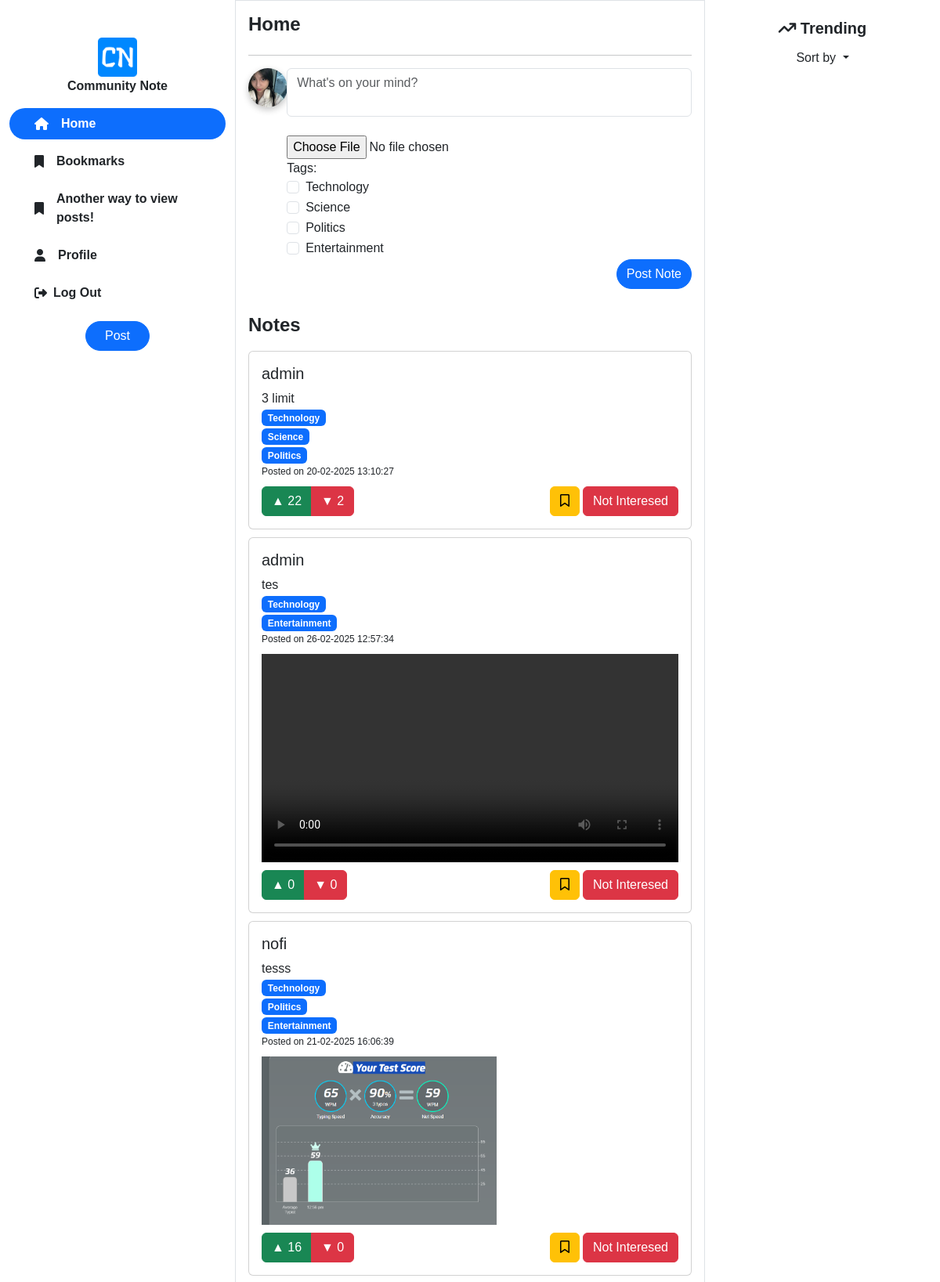
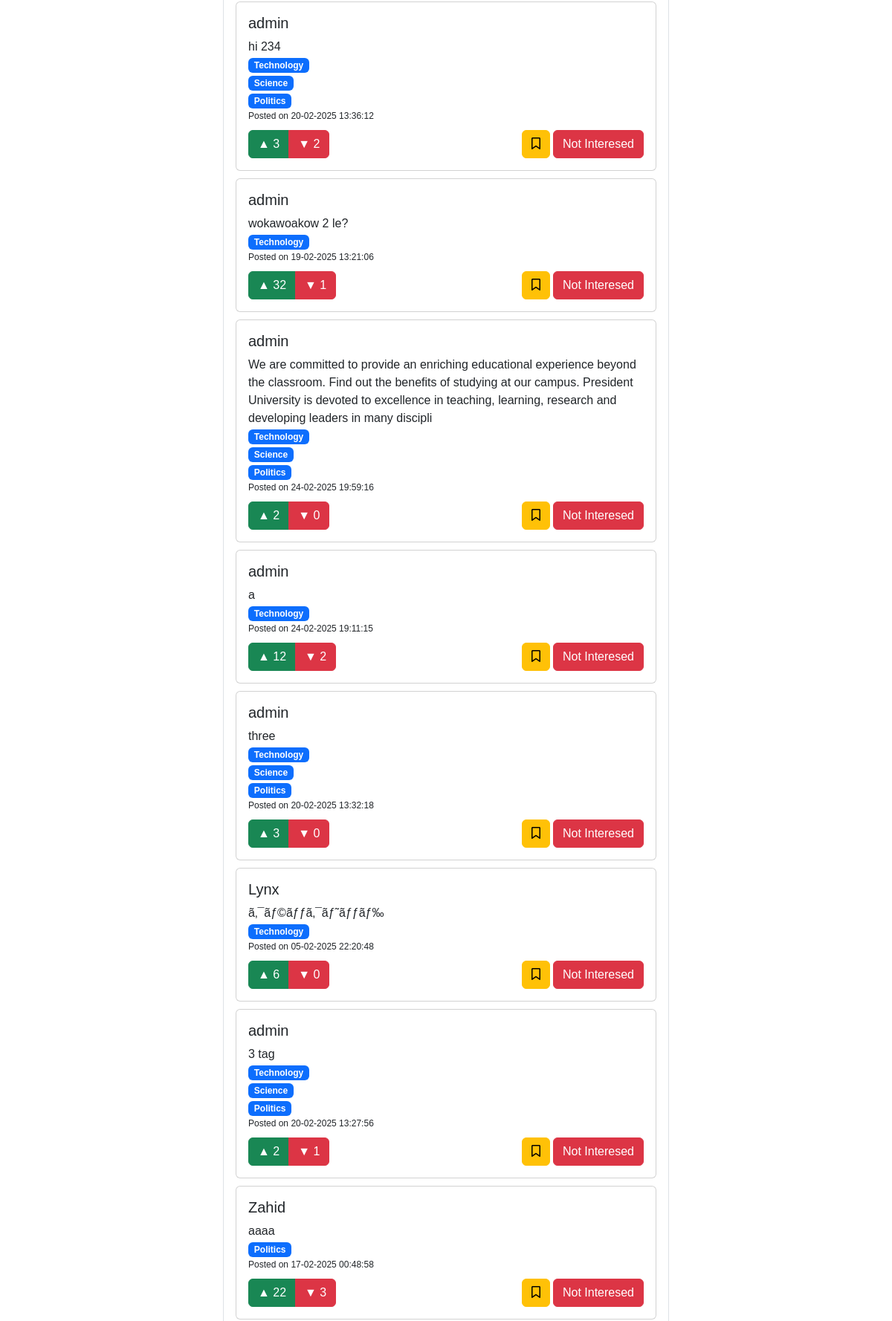
The app's page /cobatag.php (signed in, upper part) with its own data (2 pictures, top to bottom).
### tables this page shows
CREATE TABLE `accounts` (
  `acc_usn` varchar(30) NOT NULL,
  `acc_pic` varchar(250) DEFAULT NULL,
  `acc_pass` varchar(256) NOT NULL,
  `acc_desc` varchar(250) NOT NULL
);

CREATE TABLE `post_type` (
  `type_main_id` int(11) NOT NULL,
  `assign_type_id` int(4) DEFAULT NULL,
  `post_id` int(4) DEFAULT NULL,
  `assign_type_id2` int(4) DEFAULT 0,
  `assign_type_id3` int(4) DEFAULT NULL
);

CREATE TABLE `comnote` (
  `nt_num` int(4) NOT NULL,
  `nt_name` varchar(10) NOT NULL,
  `nt_text` varchar(255) NOT NULL,
  `nt_time` timestamp NOT NULL DEFAULT current_timestamp() ON UPDATE current_timestamp(),
  `nt_timepost` varchar(40) NOT NULL,
  `nt_rating_up` int(12) NOT NULL,
  `nt_rating_down` int(12) NOT NULL,
  `nt_filename` varchar(255) DEFAULT NULL,
  `nt_filepath` varchar(255) DEFAULT NULL,
  `is_bookmarked` tinyint(1) DEFAULT 0
);

### cndataconnect.php (called while the page is built, shortened)
<?php
    $servername = "sql309.infinityfree.com";
    $username = "if0_38160015";
    $password = "winata14072006";
    $dbname = "if0_38160015_test1";
    try {
        $pdo = new PDO("mysql:host=$servername;dbname=$dbname;charset=utf8", $username, $password);
        $pdo->setAttribute(PDO::ATTR_ERRMODE, PDO::ERRMODE_EXCEPTION);
        $pdo->setAttribute(PDO::ATTR_DEFAULT_FETCH_MODE, PDO::FETCH_ASSOC);
    } catch (PDOException $e) {
        die("Koneksi gagal: " . $e->getMessage());
    }
    $current_user_id = $_SESSION['username'];
    if($_COOKIE['firsttime'] == 1){
        $sql = "SELECT DISTINCT c.*, p.*
                FROM comnote c
                LEFT JOIN post_type p
                    ON p.post_id = c.nt_num
                LEFT JOIN user_interactions ui
                    ON p.assign_type_id = ui.interact_type AND ui.interact_usn = :current_user_id
                WHERE (ui.interactions IS NULL OR ui.interactions > 0)
                AND c.nt_num NOT IN (
                SELECT pref_text_id FROM user_preferences WHERE pref_name = :current_user_id )
                ORDER BY ui.interactions DESC, RAND();";
        $stmt = $pdo->prepare($sql);
        $stmt->bindParam(':current_user_id', $current_user_id, PDO::PARAM_STR);
        $stmt->execute();
        $users = $stmt->fetchAll();
    }
?>

### cobatag.php (the view, shortened to what this page needs)
<?php
require_once('cndataconnect.php');
$username = $_SESSION['username'];
$userProfilePic = "images/default.jpg";
$query = "SELECT acc_pic FROM accounts WHERE acc_usn = ?";
$stmt = $conn->prepare($query);
$stmt->bind_param("s", $username);
$stmt->execute();
$result = $stmt->get_result();
if ($result->num_rows > 0) {
    $row = $result->fetch_assoc();
    if ($row['acc_pic'] != NULL && !empty($row['acc_pic'])) {
        $userProfilePic = $row['acc_pic'];
    }
}
?>
<!DOCTYPE html>
<html lang="en">
<head>
    <link rel="stylesheet" href="https://cdnjs.cloudflare.com/ajax/libs/font-awesome/6.7.2/css/all.min.css">
    <link href="https://cdn.jsdelivr.net/npm/bootstrap@5.3.0/dist/css/bootstrap.min.css" rel="stylesheet">
</head>
<body>
    <div class="container-fluid">
        <div class="row">
            <div class="col-md-3 vh-100 d-flex flex-column bg-white">
                <div class="list-group border-0 ">
                    <div class="mx-auto d-block mt-5">
                        <img src="images/android-chrome-512x512.png" width="50px" />
                    </div>
                    <span class="mx-auto d-block mb-3 fw-bold">Community Note</span>
                    <a href="#" class="list-group-item list-group-item-action border-0 mb-2 rounded-pill d-flex align-items-center fw-bold active">
                        <i class="fa-solid fa-house me-3 ps-3"></i> Home
                    </a>
                    <a href="#" id="booktest" class="list-group-item list-group-item-action border-0 mb-2 rounded-pill d-flex align-items-center fw-bold">
                        <i class="fa-solid fa-bookmark me-3 ps-3"></i> Bookmarks
                    </a>
                    <a href="index.php" class="list-group-item list-group-item-action border-0 mb-2 rounded-pill d-flex align-items-center fw-bold">
                        <i class="fa-solid fa-bookmark me-3 ps-3"></i> Another way to view posts!
                    </a>
                    <a href="profile/profile.php" class="list-group-item list-group-item-action border-0 mb-2 rounded-pill d-flex align-items-center fw-bold">
                        <i class="fa-solid fa-user me-3 ps-3"></i> Profile
                    </a>
                    <a href="logout.php" class="list-group-item list-group-item-action border-0 mb-2 rounded-pill d-flex align-items-center fw-bold">
                        <i class="fa-solid fa-right-from-bracket me-2 ps-3"></i> Log Out
                    </a>
                    <a class="btn btn-primary rounded-pill mx-auto px-4 mt-2">Post</a>
                </div>
            </div>
            <div class="col-md-6 border bg-white p-3 d-flex flex-column" style="overflow-y: auto; max-height: 100vh; scrollbar-width: none; -ms-overflow-style: none;">
                    <h4 class="text-start rounded-pill fw-bold">Home</h4><hr>
                    <div class="row" id="postbar">
                        <div class="col-md-1" >
                            <img class="rounded-circle me-3" src="<?php echo $userProfilePic; ?>" style="width: 50px; box-shadow: rgba(0, 0, 0, 0.24) 0px 3px 8px;">
                        </div>
                        <div class="col-md-11" >
                            <form method="POST" id="dataForm" enctype="multipart/form-data">
                                <div class="input-group">
                                    <textarea class="form-control" name="text" id="text" aria-label="With textarea" placeholder="What's on your mind?" required></textarea>
                                </div>
                                <br>
                            <input type="file" name="file" id="fileInput" accept="image/*,video/*">
                            <br>
                            <span>Tags:<span>
                            <div class="form-check">
                                <input class="form-check-input" type="checkbox" name="tags[]" value="1" id="flexCheckDefault" onclick="limitCheckbox(this)">
                                <label class="form-check-label" for="flexCheckDefault">
                                    Technology
                                </label>
                            </div>
                            <div class="form-check">
                                <input class="form-check-input" type="checkbox" name="tags[]" value="2" id="flexCheckDefault" onclick="limitCheckbox(this)">
                                <label class="form-check-label" for="flexCheckDefault">
                                    Science
                                </label>
                            </div>
                            <div class="form-check">
                                <input class="form-check-input" type="checkbox" name="tags[]" value="3" id="flexCheckDefault" onclick="limitCheckbox(this)">
                                <label class="form-check-label" for="flexCheckDefault">
                                    Politics
                                </label>
                            </div>
                            <div class="form-check">
                                <input class="form-check-input" type="checkbox" name="tags[]" value="4" id="flexCheckDefault" onclick="limitCheckbox(this)">
                                <label class="form-check-label" for="flexCheckDefault">
                                Entertainment
                                </label>
                            </div>
                            <div class="d-flex justify-content-end">
                                <button type="submit" class="btn btn-primary rounded-pill mb-3 submit" name="submit" id="submit">Post Note</button>
                                </div>
                            </form>
                        </div>
                    </div>
                    <h4 class="fw-bold">Notes</h4>
                        <?php include 'cndataconnect.php';
                            if (!empty($users)): ?>
                                <?php foreach ($users as $user): ?>
                                    <div class="card" style="margin-top: 10px;">
                                    <div class="card-body d-flex flex-column">
                                        <h5 class="card-title"><?php echo htmlspecialchars($user['nt_name']); ?> </h5>
                                        <span class="card-text"><?php echo htmlspecialchars($user['nt_text']);?> </span>
                                        <div class="col-md-1">
                                        <?php if($user['post_id'] == $user['nt_num']):?>
                                        <?php
                                        $assignTypes = [
                                            $user['assign_type_id'],
                                            $user['assign_type_id2'],
                                            $user['assign_type_id3']
                                        ];
                                        $typeLabels = [
                                            1 => "Technology",
                                            2 => "Science",
                                            3 => "Politics",
                                            4 => "Entertainment"
                                        ];
                                        foreach ($assignTypes as $typeId) {
                                            if (!empty($typeId) && isset($typeLabels[$typeId])) {
                                                echo '<span class="badge bg-primary" style="z-index: 100; margin-right: 5px;">' . $typeLabels[$typeId] . '</span>';
                                            }
                                        }
                                        ?>
                                        <?php endif ?>
                                        </div>
                                        <div style="font-size:12px; margin-top: 0px;"> Posted on <?php echo htmlspecialchars($user['nt_timepost']); ?> </div>
                                        <?php if (!empty($user['nt_filepath'])): ?>
                                        <?php
                                        $filePath = htmlspecialchars($user['nt_filepath']);
                                        $fileExt = pathinfo($filePath, PATHINFO_EXTENSION);
                                        ?>
                                        <?php if (in_array($fileExt, ['jpg', 'jpeg', 'png', 'gif'])): ?>
                                            <img src="<?php echo $filePath; ?>" style="max-width: 300px; height:auto; margin-top: 10px; object-fit: contain;">
                                        <?php elseif (in_array($fileExt, ['mp4', 'avi', 'mov'])): ?>
                                            <video controls style="max-width: 100%; margin-top: 10px;">
                                                <source src="<?php echo $filePath; ?>" type="video/<?php echo $fileExt; ?>">
                                            </video>
                                        <?php endif; ?>
                                    <?php endif; ?>
                            <div class ="align-center d-flex justify-content-between" style="margin-top:10px;">
                                <div class="btn-group" role="group" aria-label="Basic mixed styles example">
                                    <button type="button" class="btn btn-success vote-btn upvote" data-post-id="<?php echo htmlspecialchars($user['nt_num']); ?>" data-vote-type="up">
                                        ▲ <span id="upvote-count-<?php echo htmlspecialchars($user['nt_num']); ?>">
                                            <?php echo htmlspecialchars($user['nt_rating_up']); ?>
                                        </span>
                                    </button>
                                    <button type="button" class="btn btn-danger vote-btn downvote" data-post-id="<?php echo htmlspecialchars($user['nt_num']); ?>" data-vote-type="down">
                                        ▼ <span id="downvote-count-<?php echo htmlspecialchars($user['nt_num']); ?>">
                                            <?php echo htmlspecialchars($user['nt_rating_down']); ?>
                                        </span>
                                    </button>
                                </div>
                                <div class="d-flex flex-row justify-content-end">
                                    <button type="button" class="btn btn-warning me-1 bookmark-btn" data-post-id="<?php echo htmlspecialchars($user['nt_num']); ?>">
                                        <i class="fa-regular fa-bookmark"></i>
                                    </button>
                                    <button type="button" data-item-id="<?php echo htmlspecialchars($user['nt_num']) ?>" class="btn btn-danger not-interested"> Not Interesed</button>
                                </div>
                            </div>
                        </div>
                    </div>
                    <?php endforeach; ?>
                <?php else: ?>
                    No data found
                <?php endif; ?>
            </div>
            <div class="col-md-3 bg-white vh-100 d-flex flex-column" style="overflow-y: auto; max-height: 100vh; scrollbar-width: none; -ms-overflow-style: none;">
                <h5 class="mt-4 text-center fw-bold"><i class="fa-solid fa-arrow-trend-up"></i> Trending</h5>
                <form>
                <div class="form-group">
                </form>
                <div class="text-center mb-3">
        <div class="dropdown">
            <button class="btn btn-primary dropdown-toggle" type="button" id="dropdownMenuButton" data-bs-toggle="dropdown" aria-expanded="false">
                Sort by
            </button>
        </div>
    </div>
</div>
            </div>
        </div>
</body>
</html>

### cobatag.php (style rules this page uses)
body { font-family: Arial, sans-serif; background-color: #f0f0f0; margin: 0; overflow: hidden; }
textarea { resize: none !important; min-height: 100px; overflow-y: auto; }
.dropdown .btn { background-color: transparent !important; border: none !important; color: inherit; box-shadow: none !important; }

### records on screen
accounts: acc_pic (picture)
post_type: post.nt_name "admin", post.nt_text "3 limit", typeId "Technology", typeId "Science", typeId "Politics", post.nt_timepost "20-02-2025 13:10:27", post.nt_rating_up "22", post.nt_rating_down "2"
post_type: post.nt_name "admin", post.nt_text "tes", typeId "Technology", typeId "Entertainment", post.nt_timepost "26-02-2025 12:57:34", post.nt_rating_up "0", post.nt_rating_down "0"
post_type: post.nt_name "nofi", post.nt_text "tesss", typeId "Technology", typeId "Politics", typeId "Entertainment", post.nt_timepost "21-02-2025 16:06:39", post.nt_filepath (picture), post.nt_rating_up "16", post.nt_rating_down "0"
post_type: post.nt_name "admin", post.nt_text "hi 234", typeId "Technology", typeId "Science", typeId "Politics", post.nt_timepost "20-02-2025 13:36:12", post.nt_rating_up "3", post.nt_rating_down "2"
post_type: post.nt_name "admin", post.nt_text "wokawoakow 2 le?", typeId "Technology", post.nt_timepost "19-02-2025 13:21:06", post.nt_rating_up "32", post.nt_rating_down "1"
post_type: post.nt_name "admin", post.nt_text "We are committed to provide an enriching educational experience beyond the classroom. Find out the benefits of studying at our campus. President University is devoted to excellence in teaching, learning, research and developing leaders in many discipli", typeId "Technology", typeId "Science", typeId "Politics", post.nt_timepost "24-02-2025 19:59:16", post.nt_rating_up "2", post.nt_rating_down "0"
post_type: post.nt_name "admin", post.nt_text "a", typeId "Technology", post.nt_timepost "24-02-2025 19:11:15", post.nt_rating_up "12", post.nt_rating_down "2"
post_type: post.nt_name "admin", post.nt_text "three", typeId "Technology", typeId "Science", typeId "Politics", post.nt_timepost "20-02-2025 13:32:18", post.nt_rating_up "3", post.nt_rating_down "0"
post_type: post.nt_name "Lynx", post.nt_text "ã‚¯ãƒ©ãƒƒã‚¯ãƒ˜ãƒƒãƒ‰", typeId "Technology", post.nt_timepost "05-02-2025 22:20:48", post.nt_rating_up "6", post.nt_rating_down "0"
post_type: post.nt_name "admin", post.nt_text "3 tag", typeId "Technology", typeId "Science", typeId "Politics", post.nt_timepost "20-02-2025 13:27:56", post.nt_rating_up "2", post.nt_rating_down "1"
post_type: post.nt_name "Zahid", post.nt_text "aaaa", typeId "Politics", post.nt_timepost "17-02-2025 00:48:58", post.nt_rating_up "22", post.nt_rating_down "3"
